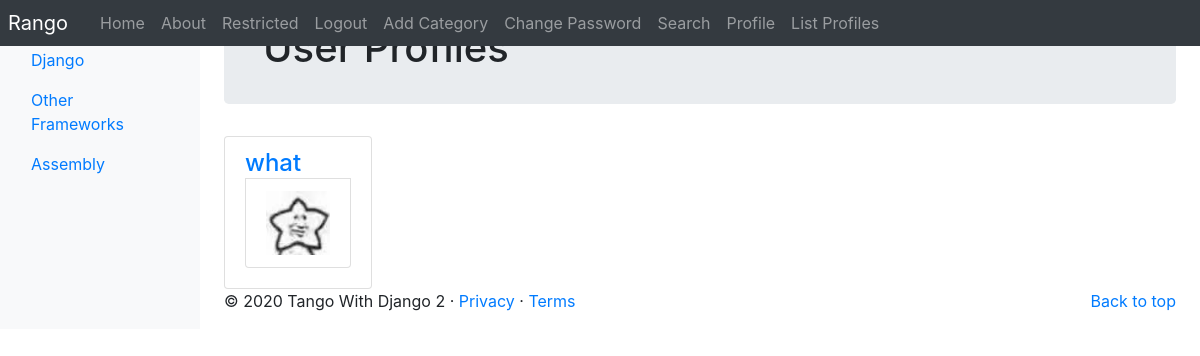
Page /rango/profiles/ (signed in) on the earlier database version.
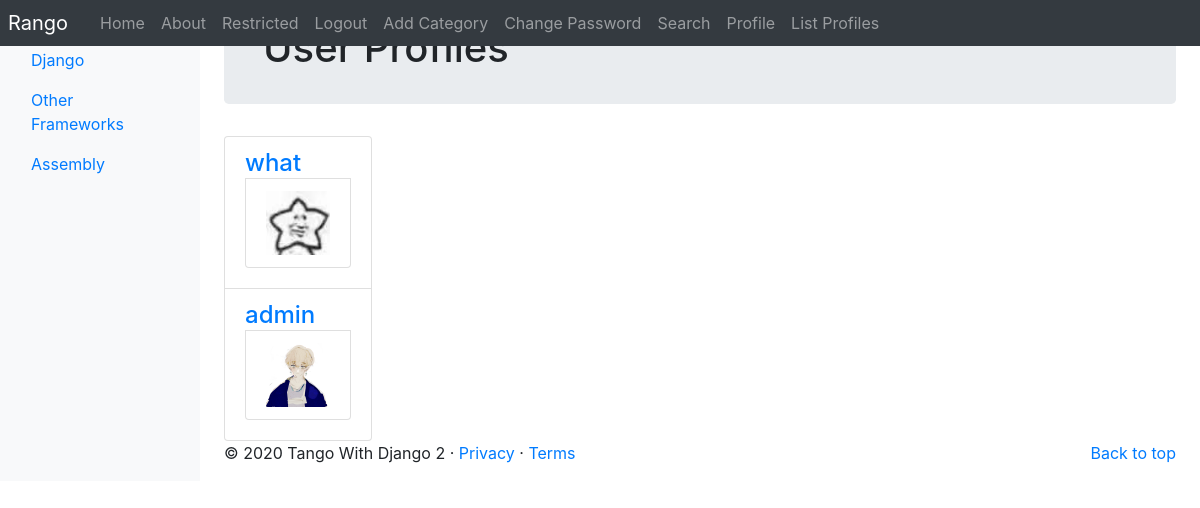
Same page on the later database version.
### rango/models.py (models this page shows, shortened)
class Category(models.Model):
    NAME_MAX_LENGTH = 128
    name = models.CharField(max_length=NAME_MAX_LENGTH, unique=True)
    views = models.IntegerField(default=0)
    likes = models.IntegerField(default=0)
    slug = models.SlugField(unique=True)
    class Meta:
        verbose_name_plural = 'Categories'

class UserProfile(models.Model):
    user = models.OneToOneField(User, on_delete=models.CASCADE)
    website = models.URLField(blank=True)
    picture = models.ImageField(upload_to='profile_images', blank=True)

### rango/views.py (the view)
# urls.py: path('profiles/', views.ListProfilesView.as_view(), name='list_profiles'),
class ListProfilesView(View):
    @method_decorator(login_required)
    def get(self, request):
        profiles = UserProfile.objects.all()
        return render(request,
        'rango/list_profiles.html',
        {'user_profile_list': profiles})

### rango/templatetags/rango_template_tags.py (called while the page is built)
@register.inclusion_tag('rango/categories.html')
def get_category_list(current_category=None):
    return {'categories': Category.objects.all(),
    'current_category': current_category}

### templates/rango/list_profiles.html (shortened to what this page needs)
{% extends 'rango/base.html' %}
{% load staticfiles %}
{% block body_block %}
    <div class="jumbotron p-4">
        <div class="container">
            <h1 class="jumbotron-heading">User Profiles</h1>
        </div>
    </div>
    <div class="container">
        <div class="row">
            {% if user_profile_list %}
            <div class="panel-body">
            <div class="list-group">
            {% for list_user in user_profile_list %}
            <div class="list-group-item">
            <h4 class="list-group-item-heading">
            <a href="{% url 'rango:profile' list_user.user.username %}">
            {{ list_user.user.username }}
            </a>
            <p class="list-group-item">
                {% if list_user.picture %}
                <img src="{{ MEDIA_URL }}{{ list_user.picture }}"
                width="64"
                height="64"
                alt="{{ selected_user.username }}'s profile image" />
                <br />
                {% else %}
                <img width="64" height="64"
                src="https://lorempixel.com/64/64/people/"/>
                <br />
                {% endif %}
            </p>
            </h4>
            </div>
            {% endfor %}
            </div>
            </div>
            {% else %}
            <p>There are no users present on Rango.</p>
            {% endif %}
            </div>
    </div>
{% endblock %}

### templates/rango/base.html (shortened to what this page needs)
<!DOCTYPE html>
{% load staticfiles %}
{% load rango_template_tags %}
<html lang="en">
    <head>
    <link href="https://getbootstrap.com/docs/4.2/dist/css/bootstrap.min.css" rel="stylesheet">
    <link href="https://getbootstrap.com/docs/4.2/examples/dashboard/dashboard.css" rel="stylesheet">
    </head>
    <body>
        <header>
            <nav class="navbar navbar-expand-md navbar-dark fixed-top bg-dark p-0">
                <a class="navbar-brand p-2" href="{% url 'rango:index' %}">Rango</a>
                <div class="collapse navbar-collapse" id="navbarCollapse">
                    <ul class="navbar-nav mr-auto">
                        <li class="nav-item"><a class="nav-link" href="{% url 'rango:index' %}">Home</a></li>
                        <li class="nav-item "><a class="nav-link" href="{% url 'rango:about' %}">About</a></li>
                        {% if user.is_authenticated %}
                        <li class="nav-item "><a class="nav-link" href="{% url 'rango:restricted' %}">Restricted</a></li>
                        <li class="nav-item"><a class="nav-link" href="{% url 'auth_logout' %}?next=/rango/">Logout</a></li>
                        <li class="nav-item"><a class="nav-link" href="{% url 'rango:add_category' %}">Add Category</a></li>
                        <li class="nav-item"><a class="nav-link" href="{% url 'auth_password_change' %}">Change Password</a></li>
                        <li class="nav-item "><a class="nav-link" href="{% url 'rango:search' %}">Search</a></li>
                        <li class="nav-item "><a class="nav-link" href="{% url 'rango:profile' user.username %}">Profile</a></li>
                        <li class="nav-item "><a class="nav-link" href="{% url 'rango:list_profiles' %}">List Profiles</a></li>
                        {% else %}
                        <li class="nav-item"><a class="nav-link" href="{% url 'registration_register' %}">Register Here</a></li>
                        <li class="nav-item "><a class="nav-link" href="{% url 'auth_login' %}">Login</a></li>
                        {% endif %}
                    </ul>
                </div>
            </nav>
        </header>
        <div class="container-fluid">
            <div class="row">
                <nav class="col-md-2 d-none d-md-block bg-light sidebar">
                    <div class="sidebar-sticky">
                    {% block sidebar_block %}
                        {% get_category_list category %}
                    {% endblock %}
                    </div>
                </nav>
                <main role="main" class="col-md-9  ml-sm-auto col-lg-10 px-4">
                    {% block body_block %}{% endblock %}
                    <footer>
                        <p class="float-right"><a href="#">Back to top</a></p>
                        <p>&copy; 2020 Tango With Django 2 &middot; <a href="#">Privacy</a> &middot; <a href="#">Terms</a></p>
                    </footer>
                </main>
            </div>
        </div>
    </body>
</html>

### templates/rango/categories.html (shortened to what this page needs)
<ul class="nav flex-column">
    {% if categories %}
        {% for c in categories %}
            {% if c == current_category %}
            <li class="nav-item">
                <a class="nav-link active" href="{% url 'rango:show_category' c.slug %}"><span data-feather="archive"></span>{{ c.name }}</>
            </li>
            {% else %}
            <li class="nav-item">
                <a class="nav-link" href="{% url 'rango:show_category' c.slug %}">{{c.name}}</a>
            </li>
            {% endif %}
        {% endfor %}
    {% else %}
        <li><strong>There are no categories present.</strong></li>
    {% endif %}
</ul>

Differences in the rows shown:
added UserProfile: user.username "admin", picture (picture)
